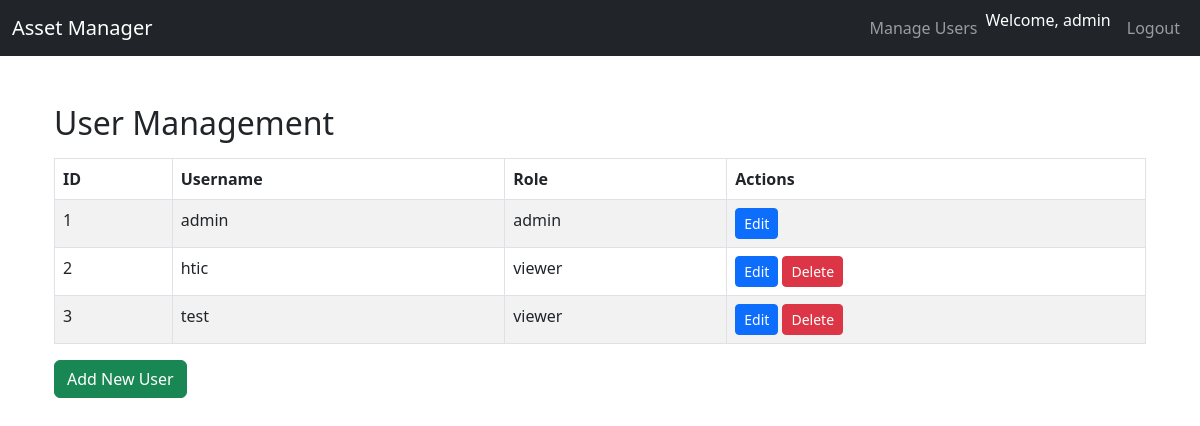
Screenshot of /users (signed in) with the database file from the repository.
### models.py (models this page shows)
class User(db.Model):
    id = db.Column(db.Integer, primary_key=True)
    username = db.Column(db.String(80), unique=True, nullable=False)
    password = db.Column(db.String(200), nullable=False)
    role = db.Column(db.String(10), nullable=False)  # 'admin' or 'user'

### app.py (the view)
@app.route('/users')
@admin_required
def users():
    all_users = User.query.all()
    return render_template('users.html', users=all_users)

### app.py (called while the page is built)
def admin_required(f):
    @wraps(f)
    def decorated_function(*args, **kwargs):
        if session.get('role') != 'admin':
            flash("Admin access only", "danger")
            return redirect(url_for('index'))
        return f(*args, **kwargs)
    return decorated_function

### templates/users.html
{% extends "base.html" %}
{% block content %}
<div class="container mt-5">
    <h2>User Management</h2>
    <table class="table table-striped table-bordered mt-3">
        <thead>
            <tr>
                <th>ID</th>
                <th>Username</th>
                <th>Role</th>
                <th>Actions</th>
            </tr>
        </thead>
        <tbody>
            {% for user in users %}
            <tr>
                <td>{{ user.id }}</td>
                <td>{{ user.username }}</td>
                <td>{{ user.role }}</td>
                <td>
                    <a href="{{ url_for('edit_user', user_id=user.id) }}" class="btn btn-sm btn-primary">Edit</a>
                    {% if user.username != 'admin' %}
                    <form method="POST" action="{{ url_for('delete_user', user_id=user.id) }}" style="display:inline;">
                        <button type="submit" class="btn btn-sm btn-danger" onclick="return confirm('Delete this user?');">Delete</button>
                    </form>
                    {% endif %}
                </td>
            </tr>
            {% endfor %}
        </tbody>
    </table>
    <a href="{{ url_for('add_user') }}" class="btn btn-success">Add New User</a>
</div>
{% endblock %}

### rows the page displays
User: id "1", username "admin", role "admin"
User: id "2", username "htic", role "viewer"
User: id "3", username "test", role "viewer"

### other values shown
{{ session['username'] }} "admin"
